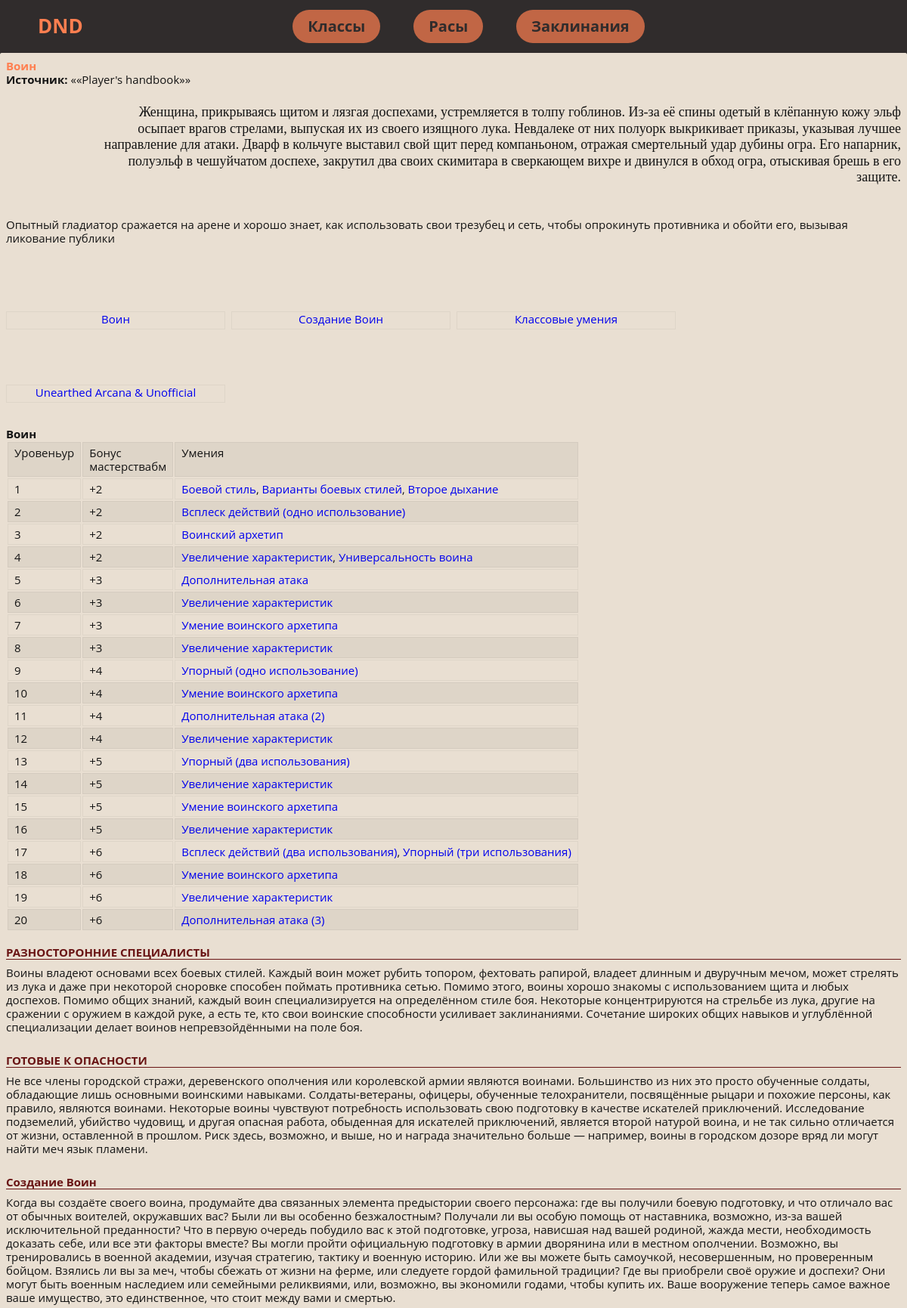
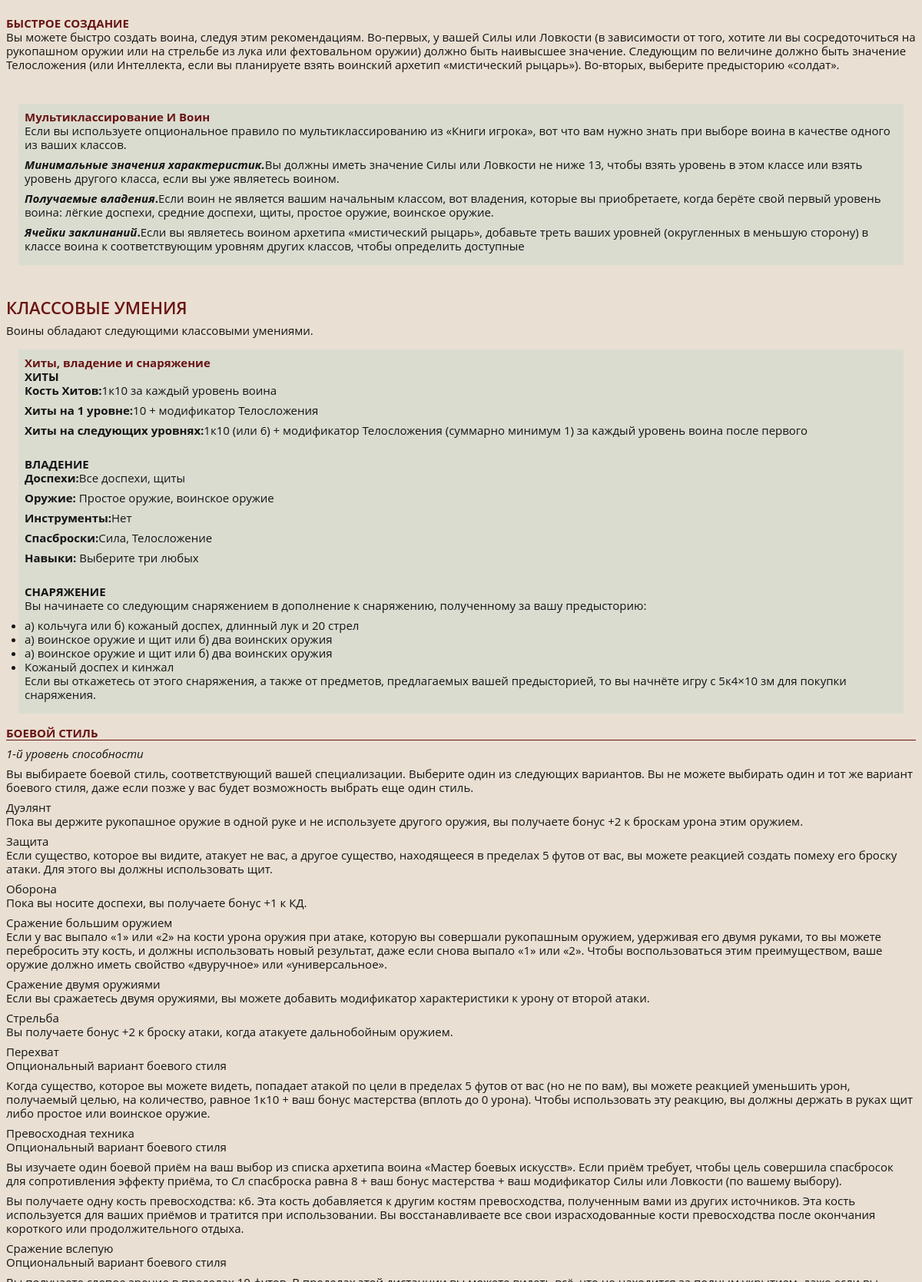
Screenshot of /class_description/4 (upper part) with the database file from the repository (2 pictures, top to bottom).
### dnd_wiki/models.py (models this page shows, shortened)
class HeroesClass(models.Model):
    rus_name = models.CharField(max_length=200)
    eng_name = models.CharField(max_length=200)
    adons_name = models.CharField(max_length=200)
    bg_image = models.ImageField(upload_to='dnd_wiki/icons', default='', blank=True)
    name = models.CharField(max_length=200, default="default title")
    source = models.CharField(max_length=200, default="default title")
    lore_info = models.TextField(null=True, blank=True, default="default title")
    short_info = models.CharField(max_length=200, default="default title")
    table = models.TextField(null=True, blank=True, default="default title")
    description_title1 = models.CharField(max_length=200, null=True, blank=True, default="default title")
    description_info1 = models.TextField(null=True, blank=True, default="default title")
    description_title2 = models.CharField(max_length=200, null=True, blank=True, default="default title")
    description_info2 = models.TextField(null=True, blank=True, default="default title")
    fast_creations = models.TextField(null=True, blank=True, default="default title")
    creations = models.TextField(default="default title")
    deep_lore_decs = models.CharField(null=True, blank=True, default="default title", max_length=200)
    deep_lore_min_char = models.CharField(null=True, blank=True, default="default title", max_length=200)
    deep_lore_use = models.CharField(null=True, blank=True, default="default title", max_length=200)
    deep_lore_ability = models.CharField(null=True, blank=True, default="default title", max_length=200)
    class_ability_desc = models.CharField(null=True, blank=True, default="default title", max_length=200)
    class_ability_hp = models.CharField(null=True, blank=True, default="default title", max_length=200)
    class_ability_hp_1lvl = models.CharField(null=True, blank=True, default="default title", max_length=200)
    class_ability_hp_nextlvl = models.CharField(null=True, blank=True, default="default title", max_length=200)
    class_ability_armor = models.CharField(null=True, blank=True, default="default title", max_length=200)
    class_ability_weapon = models.CharField(null=True, blank=True, default="default title", max_length=200)
    class_ability_tools = models.CharField(null=True, blank=True, default="default title", max_length=200)
    class_ability_safedice = models.CharField(null=True, blank=True, default="default title", max_length=200)
    class_ability_equipment1 = models.CharField(null=True, blank=True, default="default title", max_length=200)
    class_ability_equipment2 = models.CharField(null=True, blank=True, default="default title", max_length=200)
    class_ability_equipment3 = models.CharField(null=True, blank=True, default="default title", max_length=200)
    spell_using = models.CharField(null=True, blank=True, default="default title", max_length=200)
    spell_using_decs = models.TextField(null=True, blank=True, default="default title")
    extra_spell = models.CharField(null=True, blank=True, default="default title", max_length=200)
    extra_spell_table = models.TextField(null=True, blank=True, default="default title")

class BardSpells(models.Model):
    hero_class = models.ForeignKey(HeroesClass, on_delete=models.PROTECT)
    hero_class_str = models.CharField(null=True, blank=True, default="default title", max_length=200)
    title = models.CharField(null=True, blank=True, default="default title", max_length=200)
    description_spell = models.TextField(null=True, blank=True, default="default title")
    lvl = models.CharField(null=True, blank=True, default="default title", max_length=200)

### dnd_wiki/views.py (the view)
# urls.py: path('class_description/<str:pk>', views.single_class, name='single_class'),
def single_class(request, pk):
    hero_obj = HeroesClass.objects.get(id=pk)
    bard_spells = BardSpells.objects.all()
    context = {'ho': hero_obj, 'bs': bard_spells}
    return render(request, 'dnd_wiki/single_class.html', context)

### dnd_wiki/templates/dnd_wiki/single_class.html (shortened to what this page needs)
{% extends 'dnd_wiki/base.html' %}
{% block content %}
<div class="paper-1 card" style="background-position:70% 0" itemscope="" itemtype="https://schema.org/Article">
    <div class="card-wrapper class_bard">
        <div class="card-header"><h2 class="card-title" itemprop="name">{{ ho.name }}</h2>
        </div>
        <div class="card-body new-article" itemprop="articleBody">
            <ul class="params">
                <li><strong>Источник:</strong> «<span>{{ ho.source }}</span>»</li>
            </ul>
            <div class="desc" itemprop="articleBody">
                <div>
                    <div class="spoiler_head_body" data-key="class.bard.intro">
                        <blockquote>{{ ho.lore_info }}</blockquote>
                        <br>
                        <p>{{ ho.short_info }}</p>
                    </div>
                </div>
                <ul class="new-article-menu grid">
                    <li class="new-article-menu__l1 col-6_lg-8_md-12_xs-24">
                        <div class="new-article-menu__l1-wrapper"><a href="#bard"
                                                                     class="btn btn-contrast btn-sm btn-primary scroll-link new-article-menu__l1-link">{{ho.name}}</a>
                        </div>
                    </li>
                    <li class="new-article-menu__l1 col-6_lg-8_md-12_xs-24">
                        <div class="new-article-menu__l1-wrapper"><a href="#sozdanie_barda"
                                                                     class="btn btn-contrast btn-sm btn-primary scroll-link new-article-menu__l1-link">Создание
                            {{ho.name}}</a></div>
                    </li>
                    <li class="new-article-menu__l1 col-6_lg-8_md-12_xs-24">
                        <div class="new-article-menu__l1-wrapper"><a href="#class-features"
                                                                     class="btn btn-contrast btn-sm btn-primary scroll-link new-article-menu__l1-link">Классовые
                            умения</a></div>
                    </li>
                    <li class="new-article-menu__l1 col-6_lg-8_md-12_xs-24"><span
                            class="new-article-menu__l1-drop"><span class="svg svg-16 svg--dropdown"><svg><use
                            xlink:href="/beta/img/sprite.svg#dropdown">
                    <li class="new-article-menu__l1 col-6_lg-8_md-12_xs-24">
                        <div class="new-article-menu__l1-wrapper"><a href="#unofficial"
                                                                     class="btn btn-contrast btn-sm btn-primary scroll-link new-article-menu__l1-link">Unearthed
                            Arcana &amp; Unofficial</a></div>
                    </li>
                </ul>
                <h4 class="tableTitle"><span id="bard">{{ ho.name }}</span></h4>
                <div class="table-wrapper">
                    {{ ho.table|safe }}
                </div>
                <br>
                <h3 class="underlined spoiler_head">{{ ho.description_title1 }}</h3>
                <div class="spoiler_body">
                    <p>{{ ho.description_info1 }}</p>
                    <br></div>
                <h3 class="underlined spoiler_head">{{ ho.description_title2 }}</h3>
                <div class="spoiler_body">
                    <p>{{ ho.description_info2 }}</p>
                    <br></div>
                <h3 class="underlined spoiler_head"><span id="sozdanie_barda">Создание {{ho.name}}</span></h3>
                <div class="spoiler_body">
                    <p>{{ ho.creations }}</p>
                    <br>
                    <h3 class="smallSectionTitle">БЫСТРОЕ СОЗДАНИЕ</h3>
                    <p>{{ ho.fast_creations }}</p>
                    <br></div>
                <div class="additionalInfo"><h3 class="smallSectionTitle spoiler_head">Мультиклассирование И
                    {{ho.name}}</h3>
                    <div class="spoiler_body">
                        <p>{{ ho.deep_lore_decs }}</p>
                        <p><strong><em>Минимальные значения характеристик.</em></strong>{{ ho.deep_lore_min_char }}</p>
                        <p><strong><em>Получаемые владения</em>.</strong>{{ ho.deep_lore_use }}</p>
                        <p><strong><em>Ячейки заклинаний</em>.</strong>{{ ho.deep_lore_ability }}</p>
                    </div>
                </div>
                <br>
                <h2 class="bigSectionTitle"><span id="class-features">Классовые умения</span></h2>
                <p>{{ ho.class_ability_desc }}</p>
                <div class="additionalInfo"><h3 class="smallSectionTitle spoiler_head">Хиты, владение и снаряжение</h3>
                    <span class="spoiler_body">
<h4 class="smallSectionTitle">ХИТЫ</h4>
<p><strong>Кость Хитов:</strong>{{ho.class_ability_hp}}</p>
<p><strong>Хиты на 1 уровне:</strong>{{ho.class_ability_hp_1lvl}}</p>
<p><strong>Хиты на следующих уровнях:</strong>{{ ho.class_ability_hp_nextlvl }}</p>
<br>
<h4 class="smallSectionTitle">ВЛАДЕНИЕ</h4>
<p><strong>Доспехи:</strong>{{ho.class_ability_armor}}</p>
<p><strong>Оружие: </strong>{{ho.class_ability_weapon}}</p>
<p><strong>Инструменты:</strong>{{ho.class_ability_tools}}</p>
<p><strong>Спасброски:</strong>{{ho.class_ability_safedice}}</p>
<p><strong>Навыки:</strong> Выберите три любых</p>
<br>
<h4 class="smallSectionTitle">СНАРЯЖЕНИЕ</h4>
<p>Вы начинаете со следующим снаряжением в дополнение к снаряжению, полученному за вашу предысторию:</p>
<ul>
<li>{{ ho.class_ability_equipment1 }}</li>
<li>{{ ho.class_ability_equipment2 }}</li>
<li>{{ ho.class_ability_equipment2 }}</li>
<li>Кожаный доспех и кинжал</li>
</ul>
<p>Если вы откажетесь от этого снаряжения, а также от предметов, предлагаемых вашей предысторией, то вы начнёте игру с <span
        class="dice" onclick="return ROLLtABLE.rollDice(this);"><span>5к4×10</span></span> зм для покупки снаряжения.</p>
</span></div>
                {% for spell in bs %}
                {% if ho.rus_name == spell.hero_class_str %}
                <h3 class="underlined"><span id="feature.bardic-inspiration">{{ spell.title }}</span></h3>
                <p><em>{{ spell.lvl }}-й уровень способности</em></p>
                <p>{{ spell.description_spell|linebreaks }}</p>
                <br>
                {% endif %}
                {% endfor %}
                {% endblock %}

### dnd_wiki/static/styles/style.css (style rules this page uses)
[class*=grid-], [class*=grid_], [class~=grid] { box-sizing: border-box; display: flex; flex-flow: row wrap; margin: 0 -4px; }
[class*=col-], [class*=col_], [class~=col] { box-sizing: border-box; padding: 0 4px 8px; max-width: 100%; }
h2 { color: coral; }
abbr, address, article, aside, audio, b, blockquote, body, body div, caption, cite, code, dd, del, details, dfn, dl, dt, em, fieldset, figure, form, h1, h2, h3, h4, h5, h6, html, i, iframe, img, ins, kbd, label, legend, li, mark, menu, nav, object, ol, p, pre, q, samp, section, small, span, strong, sub, summary, sup, table, tbody, td, tfoot, th, thead, time, tr, ul, var, video { margin: 0; padding: 0; border: 0; font-size: 100%; vertical-align: baseline; background: 0 0; }
.new-article blockquote, .trumbowyg-editor blockquote { display: block; text-align: right; font-family: Neucha,cursive; font-size: 18px; margin: 24px 0; padding-left: 10%; }
.card-body p { padding: 0; margin: 0 0 8px; }
.card { position: relative; }
.card { padding: 0; margin: 0 0 8px; z-index: 2; }
.paper-1 { padding: 8px; border-radius: 2px; }
.card-type, .paper-1 { background-color: #e9dfd2; }
body { font-family: "Open Sans",sans-serif; font-size: 15px; line-height: 1.2; font-weight: 400; color: #141414; display: flex; flex-direction: column; flex-wrap: nowrap; justify-content: flex-start; align-content: stretch; align-items: stretch; min-height: 100vh; position: relative; background-color: #141414; }
.new-article .new-article-menu, .trumbowyg-editor .new-article-menu { list-style-type: none; margin-top: 24px; margin-bottom: 24px; }
.new-article .new-article-menu .new-article-menu__l1, .trumbowyg-editor .new-article-menu .new-article-menu__l1 { position: relative; display: flex; align-items: center; flex-wrap: wrap; }
[class*=grid-]>[class*=col-6], [class*=grid_]>[class*=col-6], [class~=grid]>[class*=col-6] { flex-basis: 25%; max-width: 25%; }
.new-article .new-article-menu .new-article-menu__l1-link, .trumbowyg-editor .new-article-menu .new-article-menu__l1-link { white-space: nowrap; flex-grow: 1; }
.card-body table tr:nth-child(odd) { background-color: rgba(20,20,20,.05) }
.card-body table td { vertical-align: top; padding: 4px 8px; border: 1px solid rgba(20,20,20,.05); }
#ya-site-form0 .btn-contrast.ya-site-form__submit, .btn-contrast.inline-menu__item, .btn-contrast.trumbowyg-modal-button, .btn.btn-contrast { border: 1px solid rgba(20,20,20,.05); line-height: 28px; text-align: center }
#ya-site-form0 .btn-contrast.btn-sm.ya-site-form__submit, #ya-site-form0 .btn-contrast.ya-site-form__submit.inline-menu__item, .btn-contrast.btn-sm.trumbowyg-modal-button, .btn-contrast.inline-menu__item, .btn.btn-contrast.btn-sm { height: 24px; min-height: 24px; line-height: 18px; }
.new-article .new-article-menu .new-article-menu__l1-wrapper, .trumbowyg-editor .new-article-menu .new-article-menu__l1-wrapper { display: flex; align-items: center; width: 100%; }
.scroll-link { text-decoration:none }
.desc h3.underlined, .subsection h3.underlined, .trumbowyg-editor h3.underlined { display: block; padding: 0; margin: 0 0 8px; border-bottom: 1px solid #691414; color: #691414 }
.desc h3.smallSectionTitle, .subsection h3.smallSectionTitle, .trumbowyg-editor h3.smallSectionTitle { color: #691414; }
.desc h2.bigSectionTitle, .subsection h2.bigSectionTitle, .trumbowyg-editor h2.bigSectionTitle { color: #691414; }
.desc h2, .subsection h2, .trumbowyg-editor h2 { font-size: 22px; font-weight: 600; padding: 8px 0; color: #141414; text-transform: uppercase; }
.additionalInfo { background: rgba(89,192,184,.1); border: 1px solid var(--color-border-2); margin: 16px; border-radius: 2px; padding: 8px; box-shadow: 2px 2px 0 0 var(--color-shadow-1); }
a { font-size: 100%; vertical-align: baseline; text-decoration: none; }
a, button, input, select, textarea { margin: 0; }

### rows the page displays
HeroesClass: name "Воин", source "«Player's handbook»", lore_info "Женщина, прикрываясь щитом и лязгая доспехами, устремляется в толпу гоблинов. Из-за её спины одетый в клёпанную кожу эльф осыпает врагов стрелами, выпуская их из своего изящного лука. Невдалеке от них полуорк выкрикивает приказы, указывая лучшее направление для атаки. Дварф в кольчуге выставил свой щит перед компаньоном, отражая смертельный удар дубины огра. Его напарник, полуэльф в чешуйчатом доспехе, закрутил два своих скимитара в сверкающем вихре и двинулся в обход огра, отыскивая брешь в его защите.", short_info "Опытный гладиатор сражается на арене и хорошо знает, как использовать свои трезубец и сеть, чтобы опрокинуть противника и обойти его, вызывая ликование публики", table "Уровень ур Бонус мастерства бм Умения 1 +2 Боевой стиль , Варианты боевых стилей , Второе дыхание 2 +2 Всплеск действий (одно использование) 3 +2 Воинский архетип 4 +2 Увеличение характеристик , Универсальность воина 5 +3 Дополнительная атака 6 +3 Увеличение характеристик 7 +3 Умение воинского архетипа 8 +3 Увеличение характеристик 9 +4 Упорный (одно использование) 10 +4 Умение воинского архетипа 11 +4 Дополнительная атака (2) 12 +4 Увеличение характеристик 13 +5 Упорный (два использования) 14 +5 Увеличение характеристик 15 +5 Умение воинского архетипа 16 +5 Увеличение характеристик 17 +6 Всплеск действий (два использования) , Упорный (три использования) 18 +6 Умение воинского архетипа 19…", description_title1 "РАЗНОСТОРОННИЕ СПЕЦИАЛИСТЫ", description_info1 "Воины владеют основами всех боевых стилей. Каждый воин может рубить топором, фехтовать рапирой, владеет длинным и двуручным мечом, может стрелять из лука и даже при некоторой сноровке способен поймать противника сетью. Помимо этого, воины хорошо знакомы с использованием щита и любых доспехов. Помимо общих знаний, каждый воин специализируется на определённом стиле боя. Некоторые концентрируются на стрельбе из лука, другие на сражении с оружием в каждой руке, а есть те, кто свои воинские способности усиливает заклинаниями. Сочетание широких общих навыков и углублённой специализации делает воинов непревзойдёнными на поле боя.", description_title2 "ГОТОВЫЕ К ОПАСНОСТИ", description_info2 "Не все члены городской стражи, деревенского ополчения или королевской армии являются воинами. Большинство из них это просто обученные солдаты, обладающие лишь основными воинскими навыками. Солдаты-ветераны, офицеры, обученные телохранители, посвящённые рыцари и похожие персоны, как правило, являются воинами. Некоторые воины чувствуют потребность использовать свою подготовку в качестве искателей приключений. Исследование подземелий, убийство чудовищ, и другая опасная работа, обыденная для искателей приключений, является второй натурой воина, и не так сильно отличается от жизни, оставленной в прошлом. Риск здесь, возможно, и выше, но и награда значительно больше — например, воины в городском…", creations "Когда вы создаёте своего воина, продумайте два связанных элемента предыстории своего персонажа: где вы получили боевую подготовку, и что отличало вас от обычных воителей, окружавших вас? Были ли вы особенно безжалостным? Получали ли вы особую помощь от наставника, возможно, из-за вашей исключительной преданности? Что в первую очередь побудило вас к этой подготовке, угроза, нависшая над вашей родиной, жажда мести, необходимость доказать себе, или все эти факторы вместе? Вы могли пройти официальную подготовку в армии дворянина или в местном ополчении. Возможно, вы тренировались в военной академии, изучая стратегию, тактику и военную историю. Или же вы можете быть самоучкой, несовершенным, но…", fast_creations "Вы можете быстро создать воина, следуя этим рекомендациям. Во-первых, у вашей Силы или Ловкости (в зависимости от того, хотите ли вы сосредоточиться на рукопашном оружии или на стрельбе из лука или фехтовальном оружии) должно быть наивысшее значение. Следующим по величине должно быть значение Телосложения (или Интеллекта, если вы планируете взять воинский архетип «мистический рыцарь»). Во-вторых, выберите предысторию «солдат».", deep_lore_decs "Если вы используете опциональное правило по мультиклассированию из «Книги игрока», вот что вам нужно знать при выборе воина в качестве одного из ваших классов.", deep_lore_min_char "Вы должны иметь значение Силы или Ловкости не ниже 13, чтобы взять уровень в этом классе или взять уровень другого класса, если вы уже являетесь воином.", deep_lore_use "Если воин не является вашим начальным классом, вот владения, которые вы приобретаете, когда берёте свой первый уровень воина: лёгкие доспехи, средние доспехи, щиты, простое оружие, воинское оружие.", deep_lore_ability "Если вы являетесь воином архетипа «мистический рыцарь», добавьте треть ваших уровней (округленных в меньшую сторону) в классе воина к соответствующим уровням других классов, чтобы определить доступные", class_ability_desc "Воины обладают следующими классовыми умениями.", class_ability_hp "1к10 за каждый уровень воина", class_ability_hp_1lvl "10 + модификатор Телосложения", class_ability_hp_nextlvl "1к10 (или 6) + модификатор Телосложения (суммарно минимум 1) за каждый уровень воина после первого", class_ability_armor "Все доспехи, щиты", class_ability_weapon "Простое оружие, воинское оружие", class_ability_tools "Нет", class_ability_safedice "Сила, Телосложение", class_ability_equipment1 "а) кольчуга или б) кожаный доспех, длинный лук и 20 стрел", class_ability_equipment2 "а) воинское оружие и щит или б) два воинских оружия"
BardSpells: title "БОЕВОЙ СТИЛЬ", lvl "1", description_spell "Вы выбираете боевой стиль, соответствующий вашей специализации. Выберите один из следующих вариантов. Вы не можете выбирать один и тот же вариант боевого стиля, даже если позже у вас будет возможность выбрать еще один стиль. Дуэлянт Пока вы держите рукопашное оружие в одной руке и не используете другого оружия, вы получаете бонус +2 к броскам урона этим оружием. Защита Если существо, которое вы видите, атакует не вас, а другое существо, находящееся в пределах 5 футов от вас, вы можете реакцией создать помеху его броску атаки. Для этого вы должны использовать щит. Оборона Пока вы носите доспехи, вы получаете бонус +1 к КД. Сражение большим оружием Если у вас выпало «1» или «2» на кости урона…"
